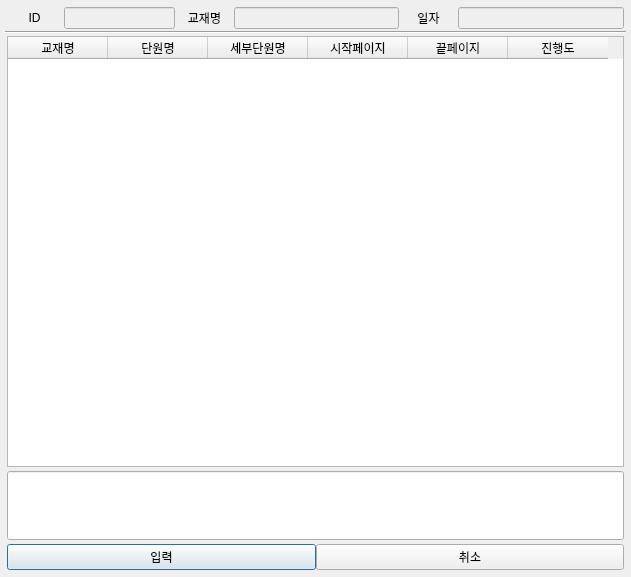
<?xml version="1.0" encoding="UTF-8"?>
<ui version="4.0">
 <class>Dialog</class>
 <widget class="QDialog" name="Dialog">
  <property name="geometry">
   <rect>
    <x>0</x>
    <y>0</y>
    <width>631</width>
    <height>577</height>
   </rect>
  </property>
  <property name="windowTitle">
   <string>Dialog</string>
  </property>
  <layout class="QVBoxLayout" name="verticalLayout_2">
   <property name="leftMargin">
    <number>0</number>
   </property>
   <property name="topMargin">
    <number>0</number>
   </property>
   <property name="rightMargin">
    <number>0</number>
   </property>
   <property name="bottomMargin">
    <number>0</number>
   </property>
   <item>
    <layout class="QVBoxLayout" name="verticalLayout" stretch="1,1,30,5,1">
     <property name="spacing">
      <number>0</number>
     </property>
     <property name="leftMargin">
      <number>5</number>
     </property>
     <property name="topMargin">
      <number>5</number>
     </property>
     <property name="rightMargin">
      <number>5</number>
     </property>
     <property name="bottomMargin">
      <number>5</number>
     </property>
     <item>
      <layout class="QHBoxLayout" name="horizontalLayout" stretch="1,2,1,3,1,3">
       <property name="spacing">
        <number>2</number>
       </property>
       <property name="leftMargin">
        <number>2</number>
       </property>
       <property name="topMargin">
        <number>2</number>
       </property>
       <property name="rightMargin">
        <number>2</number>
       </property>
       <property name="bottomMargin">
        <number>2</number>
       </property>
       <item>
        <widget class="QLabel" name="label">
         <property name="text">
          <string>ID</string>
         </property>
         <property name="alignment">
          <set>Qt::AlignCenter</set>
         </property>
        </widget>
       </item>
       <item>
        <widget class="QLineEdit" name="lineEdit">
         <property name="enabled">
          <bool>false</bool>
         </property>
        </widget>
       </item>
       <item>
        <widget class="QLabel" name="label_3">
         <property name="text">
          <string>교재명</string>
         </property>
         <property name="alignment">
          <set>Qt::AlignCenter</set>
         </property>
        </widget>
       </item>
       <item>
        <widget class="QLineEdit" name="lineEdit_2">
         <property name="enabled">
          <bool>false</bool>
         </property>
        </widget>
       </item>
       <item>
        <widget class="QLabel" name="label_2">
         <property name="text">
          <string>일자</string>
         </property>
         <property name="alignment">
          <set>Qt::AlignCenter</set>
         </property>
        </widget>
       </item>
       <item>
        <widget class="QLineEdit" name="lineEdit_3">
         <property name="enabled">
          <bool>false</bool>
         </property>
        </widget>
       </item>
      </layout>
     </item>
     <item>
      <widget class="Line" name="line">
       <property name="orientation">
        <enum>Qt::Horizontal</enum>
       </property>
      </widget>
     </item>
     <item>
      <layout class="QHBoxLayout" name="horizontalLayout_2">
       <property name="spacing">
        <number>0</number>
       </property>
       <property name="leftMargin">
        <number>2</number>
       </property>
       <property name="topMargin">
        <number>2</number>
       </property>
       <property name="rightMargin">
        <number>2</number>
       </property>
       <property name="bottomMargin">
        <number>2</number>
       </property>
       <item>
        <widget class="QTableWidget" name="tableWidget">
         <column>
          <property name="text">
           <string>교재명</string>
          </property>
         </column>
         <column>
          <property name="text">
           <string>단원명</string>
          </property>
         </column>
         <column>
          <property name="text">
           <string>세부단원명</string>
          </property>
         </column>
         <column>
          <property name="text">
           <string>시작페이지</string>
          </property>
         </column>
         <column>
          <property name="text">
           <string>끝페이지</string>
          </property>
         </column>
         <column>
          <property name="text">
           <string>진행도</string>
          </property>
         </column>
        </widget>
       </item>
      </layout>
     </item>
     <item>
      <layout class="QHBoxLayout" name="horizontalLayout_3">
       <property name="spacing">
        <number>2</number>
       </property>
       <property name="leftMargin">
        <number>2</number>
       </property>
       <property name="topMargin">
        <number>2</number>
       </property>
       <property name="rightMargin">
        <number>2</number>
       </property>
       <property name="bottomMargin">
        <number>2</number>
       </property>
       <item>
        <widget class="QLineEdit" name="lineEdit_4">
         <property name="sizePolicy">
          <sizepolicy hsizetype="Ignored" vsizetype="Ignored">
           <horstretch>0</horstretch>
           <verstretch>0</verstretch>
          </sizepolicy>
         </property>
        </widget>
       </item>
      </layout>
     </item>
     <item>
      <layout class="QHBoxLayout" name="horizontalLayout_4">
       <property name="leftMargin">
        <number>2</number>
       </property>
       <property name="topMargin">
        <number>2</number>
       </property>
       <property name="rightMargin">
        <number>2</number>
       </property>
       <property name="bottomMargin">
        <number>2</number>
       </property>
       <item>
        <widget class="QPushButton" name="pushButton">
         <property name="text">
          <string>입력</string>
         </property>
        </widget>
       </item>
       <item>
        <widget class="QPushButton" name="pushButton2">
         <property name="text">
          <string>취소</string>
         </property>
        </widget>
       </item>
      </layout>
     </item>
    </layout>
   </item>
  </layout>
 </widget>
 <resources/>
 <connections/>
</ui>
